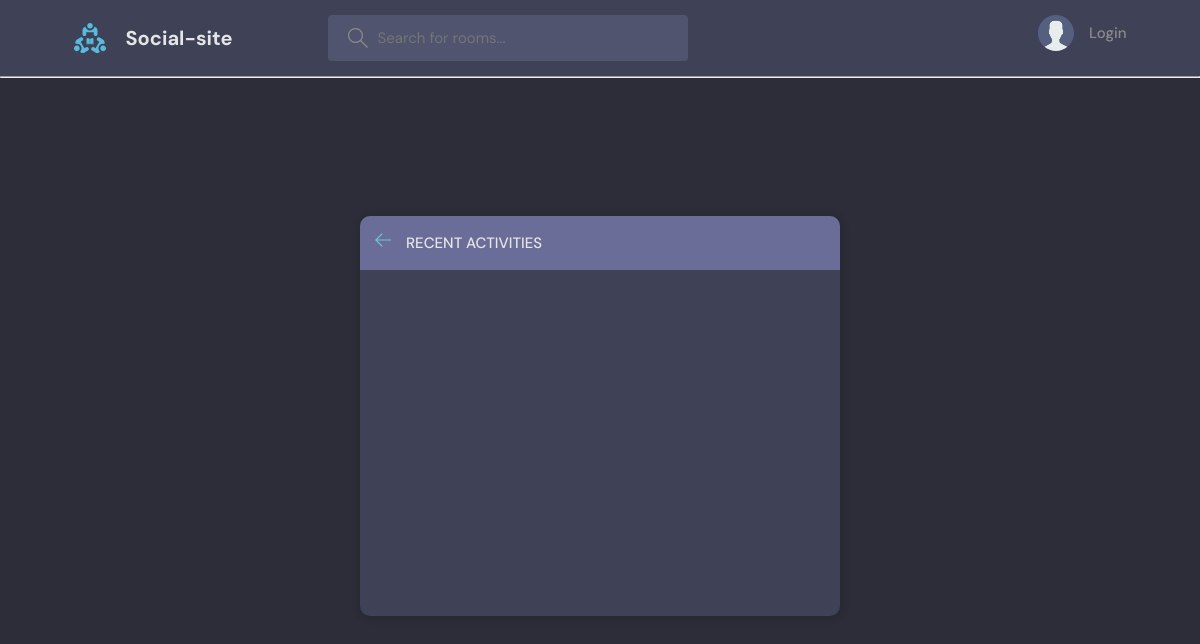
The page /activity/ on the database as committed earlier.
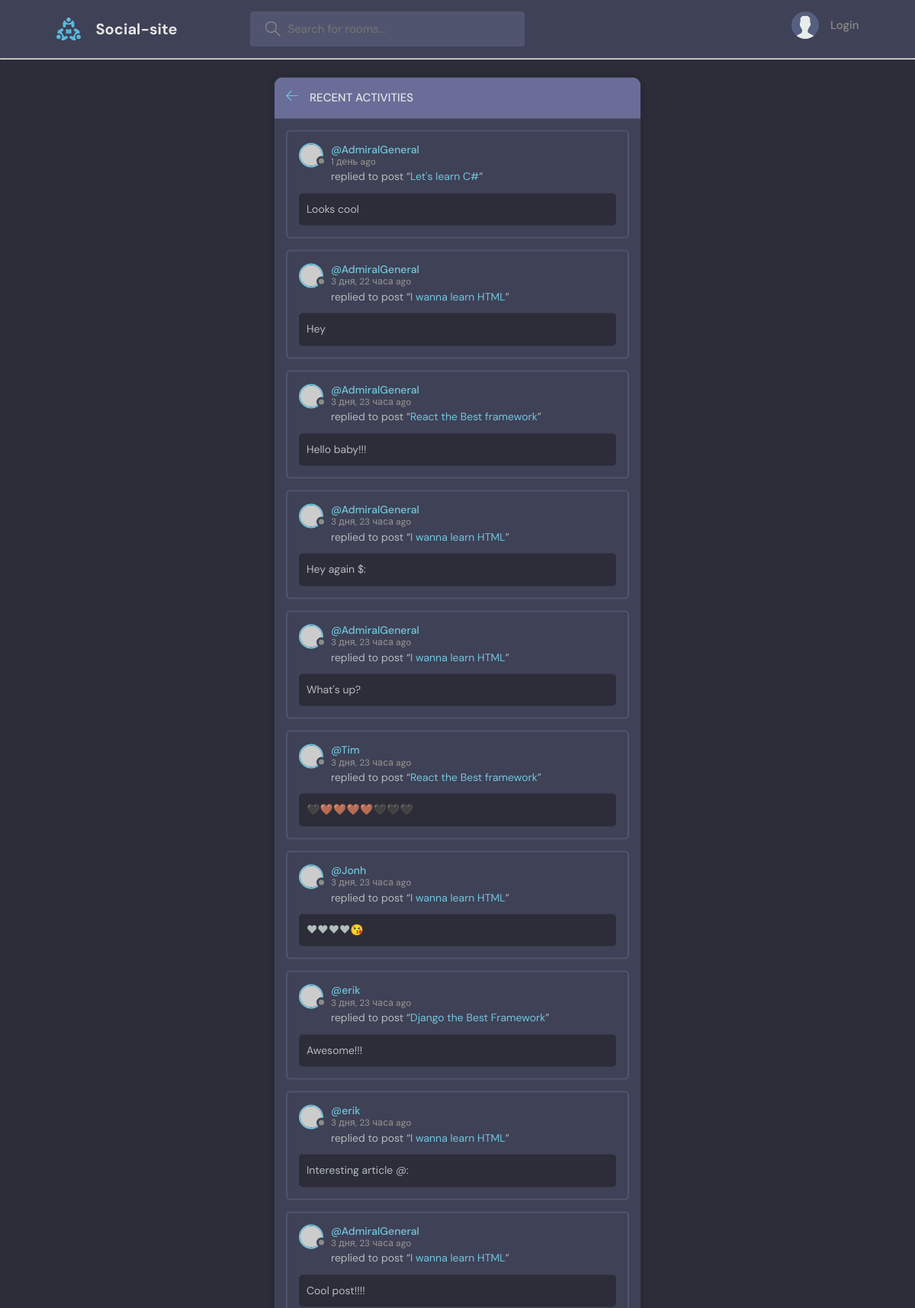
The same page on the database as committed later.
### base/models.py (models this page shows, shortened)
class Message(models.Model):
	user = models.ForeignKey(User, on_delete=models.CASCADE)
	room = models.ForeignKey(Room, on_delete=models.CASCADE)
	body = models.TextField()
	updated = models.DateTimeField(auto_now=True)
	created = models.DateTimeField(auto_now_add=True)
	class Meta:
		ordering = ['-updated', '-created']

class Room(models.Model):
	host = models.ForeignKey(User, on_delete=models.SET_NULL, null=True)
	topic = models.ForeignKey(Topic, on_delete=models.SET_NULL, null=True)
	name = models.CharField(max_length=200)
	description = models.TextField(null=True, blank=True)
	participants = models.ManyToManyField(User, related_name='participants', blank=True)
	updated = models.DateTimeField(auto_now=True)
	created = models.DateTimeField(auto_now_add=True)
	class Meta:
		ordering = ['-updated', '-created']
	def __str__(self):
		return self.name

### base/views.py (the view)
# urls.py: path('activity/', views.activityPage, name="activity"),
def activityPage(request):
	room_messages = Message.objects.all()
	return render(request, 'base/activity.html', {'room_messages': room_messages})

### base/templates/base/activity.html (shortened to what this page needs)
{% extends 'main.html' %}
{% block content %}
<main class="layout">
  <div class="container">
    <div class="layout__box">
      <div class="layout__boxHeader">
        <div class="layout__boxTitle">
          <a href="{% url 'home' %}">
            <svg version="1.1" xmlns="http://www.w3.org/2000/svg" width="32" height="32" viewBox="0 0 32 32">
              <title>arrow-left</title>
              <path
                d="M13.723 2.286l-13.723 13.714 13.719 13.714 1.616-1.611-10.96-10.96h27.625v-2.286h-27.625l10.965-10.965-1.616-1.607z"
              ></path>
            </svg>
          </a>
          <h3>Recent Activities</h3>
        </div>
      </div>
      {% for message in room_messages %}
      <div class="activities__box">
        <div class="activities__boxHeader roomListRoom__header">
          <a href="{% url 'user-profile' message.user.id %}" class="roomListRoom__author">
            <div class="avatar avatar--small">
              <img src="https://randomuser.me/api/portraits/women/11.jpg" />
            </div>
            <p>
              @{{message.user}}
              <span>{{message.created|timesince}} ago</span>
            </p>
          </a>
        </div>
        <div class="activities__boxContent">
          <p>replied to post “<a href="{% url 'room' message.room.id %}">{{message.room}}</a>”</p>
          <div class="activities__boxRoomContent">
            {{message.body}}
          </div>
        </div>
      </div>
      {% endfor %}
    </div>
  </div>
</main>
{% endblock content %}

Rows that differ between the two databases and show on the page:
added Message: user "AdmiralGeneral", created "1 день", room "Let's learn C#", body "Looks cool"
added Message: user "AdmiralGeneral", created "3 дня, 22 часа", room "I wanna learn HTML", body "Hey"
added Message: user "AdmiralGeneral", created "3 дня, 23 часа", room "React the Best framework", body "Hello baby!!!"
added Message: user "AdmiralGeneral", created "3 дня, 23 часа", room "I wanna learn HTML", body "Hey again $:"
added Message: user "AdmiralGeneral", created "3 дня, 23 часа", room "I wanna learn HTML", body "What's up?"
added Message: user "Tim", created "3 дня, 23 часа", room "React the Best framework", body "🖤🤎🤎🤎🤎🖤🖤🖤"
added Message: user "Jonh", created "3 дня, 23 часа", room "I wanna learn HTML", body "❤❤❤❤😘"
added Message: user "erik", created "3 дня, 23 часа", room "Django the Best Framework", body "Awesome!!!"
added Message: user "erik", created "3 дня, 23 часа", room "I wanna learn HTML", body "Interesting article @:"
added Message: user "AdmiralGeneral", created "3 дня, 23 часа", room "I wanna learn HTML", body "Cool post!!!!"
